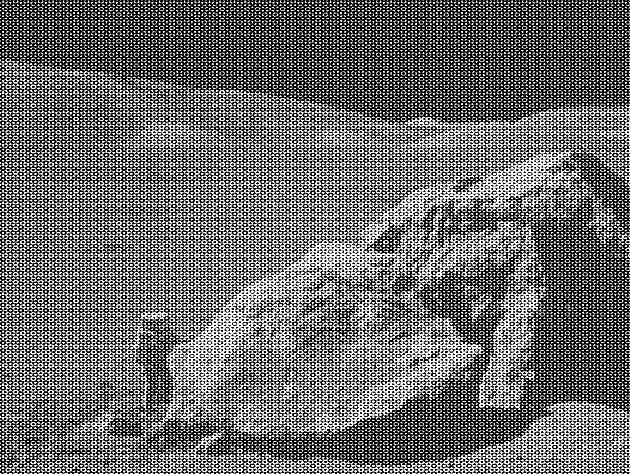
#> input picture moonlanding.png, 630 x 474 px
$ python fft.py
#> lines starting #> are read from the running program, lines starting #| are printed output that depends on the picture
import matplotlib.pyplot as plt
import matplotlib.colors as colors
import numpy as np
import argparse
from PIL import Image
import math
import time


def naive_dft(signal):
    N = signal.shape[0]
    n = np.arange(N)
    k = n.reshape((N, 1))
    M = np.exp(-2j * np.pi * k * n / N)
    return np.dot(M, signal)

# [7 lines left out: function naive_ift, not called in this run]

def fft(signal):
    # Recursive Cooley-Tukey FFT with small base case using naive DFT.
    threshold = 16
    N = signal.shape[0]
    # naive DFT for odd lengths or small sizes (consistent with ifft's threshold)
    if N % 2 > 0 or N <= threshold:
        return naive_dft(signal)  # Use normal DFT once split up enough
    else:
        # recursive calls on even/odd indexed samples
        even = fft(signal[::2])
        odd = fft(signal[1::2])
        # twiddle factors W_N^k for k = 0..N/2-1
        W = np.exp(-2j * np.pi * np.arange(N // 2) / N)
        first_half = even + W * odd
        second_half = even - W * odd
        return np.concatenate([first_half, second_half])


# [19 lines left out: function ifft, not called in this run]

def fft_2d(image):
    M, N = image.shape
    new_img = np.zeros((M, N), dtype=np.complex64)

    for k in range(M):
        new_img[k] = fft(image[k])
    for l in range(N):
        new_img[:, l] = fft(new_img[:, l])
    return new_img

# [8 lines left out: function ifft_2d, not called in this run]

# Mode 1: Fast Mode
def run_fast_mode(image_path):
    img = pad_image(image_path)
#> in pad_image, img is the input picture: PIL image 630x474 L; min 0, max 255, mean 108.1
#> in pad_image, `new_img[:img_array.shape[0], :img_array.shape[1]] = img_array`:
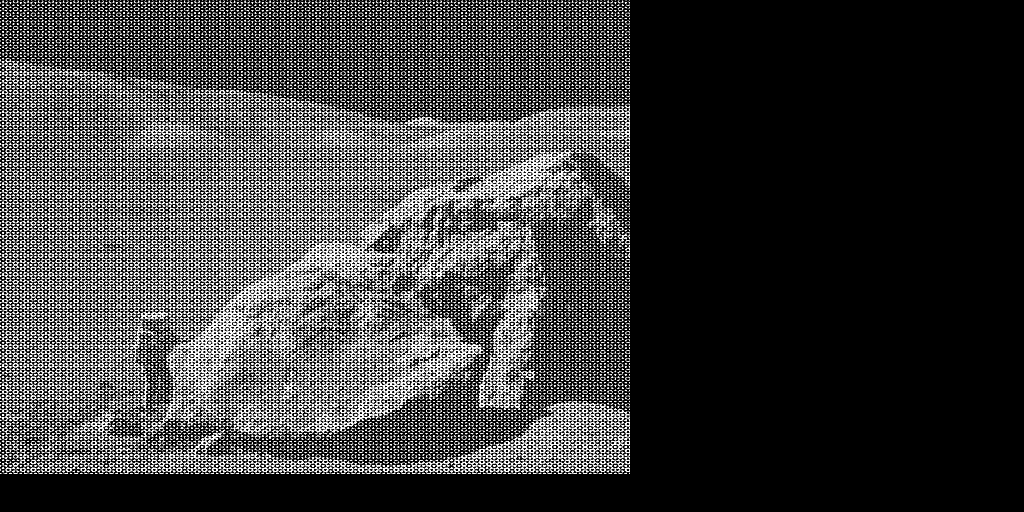
#> new_img: shape (512, 1024) float64; min 0, max 255, mean 61.6
    copy_img = pad_image(image_path) # For comparing to built-in fft
    fft_img = fft_2d(img)

    img = plt.imread(image_path).astype(float)
#> img: shape (474, 630) float64; min 0, max 1, mean 0.424
    plt.subplot(1, 3, 1)
    plt.title("Original img")
    plt.imshow(img, cmap='gray')

    plt.subplot(1, 3, 2)
    plt.title("fft of img")
    plt.imshow(np.abs(fft_img), norm=colors.LogNorm(), cmap='gray')

    plt.subplot(1, 3, 3)
    plt.title("fft of img (built-in)")
    plt.imshow(np.abs(np.fft.fft2(copy_img)), norm=colors.LogNorm(), cmap='gray')

    plt.show()
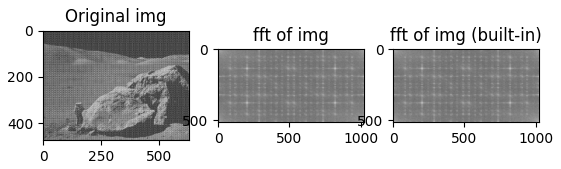
#> figure drawn by matplotlib, 3 panels

# Mode 2: Denoise
# [138 lines left out: functions run_denoise, run_compress, compress, run_plot_runtime, not called in this run]

# Helper function that pads image to prevent error
def pad_image(image):
    img = Image.open(image).convert('L')
    img_array = np.asarray(img)

    # Get dimensions padded to nearest power of 2
    width = int(pow(2, math.ceil(math.log2(img_array.shape[0]))))
    height = int(pow(2, math.ceil(math.log2(img_array.shape[1]))))

    new_img = np.zeros((width, height))
    new_img[:img_array.shape[0], :img_array.shape[1]] = img_array

    return new_img


# Move script execution into a main guard so importing is side-effect free
if __name__ == '__main__':
    parser = argparse.ArgumentParser(description='FFT Assignment')
    parser.add_argument('-m', '--mode', type=int, default=1,
                        choices=[1, 2, 3, 4],
                        help='Operation mode: [1] Fast Mode, [2] Denoise, [3] Compress, [4] Plot Runtime')
    parser.add_argument('-i', '--image', type=str, default='moonlanding.png',
                        help='Path to the input image file to process')
    args = parser.parse_args()

    mode, image_path = args.mode, args.image

    print('Running mode {} on image {}'.format(mode, image_path))
    if mode == 1:
        run_fast_mode(image_path)
    elif mode == 2:
        run_denoise(image_path)
    elif mode == 3:
        run_compress(image_path)
    elif mode == 4:
        run_plot_runtime()
